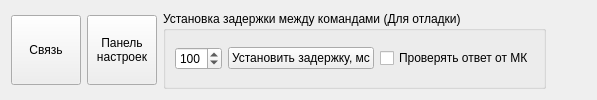
      <widget class="QWidget" name="tab">
       <attribute name="title">
        <string>Настройка</string>
       </attribute>
       <layout class="QHBoxLayout" name="horizontalLayout_4">
        <item>
         <widget class="QPushButton" name="btn_conForm">
          <property name="sizePolicy">
           <sizepolicy hsizetype="Fixed" vsizetype="Fixed">
            <horstretch>0</horstretch>
            <verstretch>0</verstretch>
           </sizepolicy>
          </property>
          <property name="minimumSize">
           <size>
            <width>70</width>
            <height>70</height>
           </size>
          </property>
          <property name="maximumSize">
           <size>
            <width>70</width>
            <height>70</height>
           </size>
          </property>
          <property name="text">
           <string>Связь</string>
          </property>
         </widget>
        </item>
        <item>
         <widget class="QPushButton" name="btn_settings">
          <property name="sizePolicy">
           <sizepolicy hsizetype="Fixed" vsizetype="Fixed">
            <horstretch>0</horstretch>
            <verstretch>0</verstretch>
           </sizepolicy>
          </property>
          <property name="minimumSize">
           <size>
            <width>70</width>
            <height>70</height>
           </size>
          </property>
          <property name="maximumSize">
           <size>
            <width>70</width>
            <height>70</height>
           </size>
          </property>
          <property name="text">
           <string>Панель
настроек</string>
          </property>
         </widget>
        </item>
        <item>
         <widget class="QGroupBox" name="groupBox_9">
          <property name="title">
           <string>Установка задержки между командами (Для отладки)</string>
          </property>
          <layout class="QHBoxLayout" name="horizontalLayout_12">
           <item>
            <widget class="QSpinBox" name="spinBox">
             <property name="maximum">
              <number>200</number>
             </property>
             <property name="value">
              <number>100</number>
             </property>
            </widget>
           </item>
           <item>
            <widget class="QPushButton" name="pushButton">
             <property name="text">
              <string>Установить задержку, мс</string>
             </property>
            </widget>
           </item>
           <item>
            <widget class="QCheckBox" name="checkBox">
             <property name="text">
              <string>Проверять ответ от МК</string>
             </property>
            </widget>
           </item>
          </layout>
         </widget>
        </item>
        <item>
         <spacer name="horizontalSpacer_3">
          <property name="orientation">
           <enum>Qt::Horizontal</enum>
          </property>
          <property name="sizeHint" stdset="0">
           <size>
            <width>40</width>
            <height>20</height>
           </size>
          </property>
         </spacer>
        </item>
       </layout>
      </widget>
